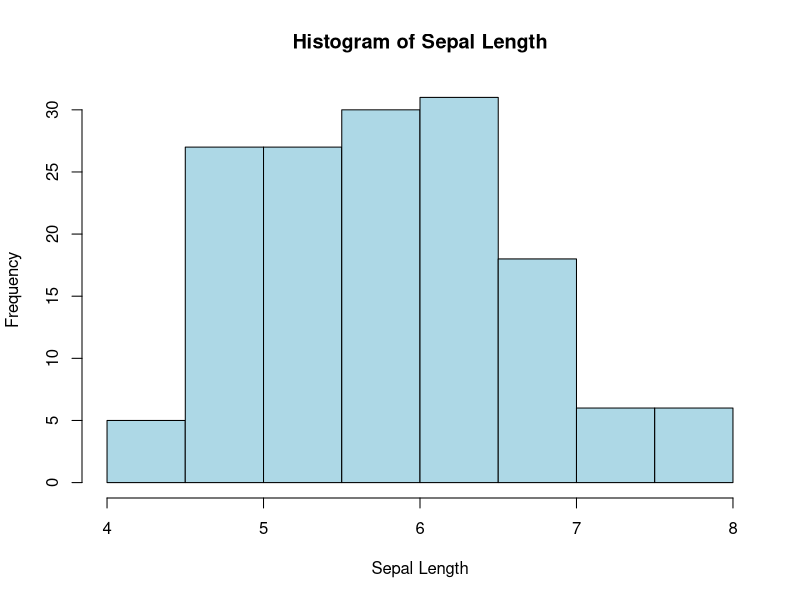
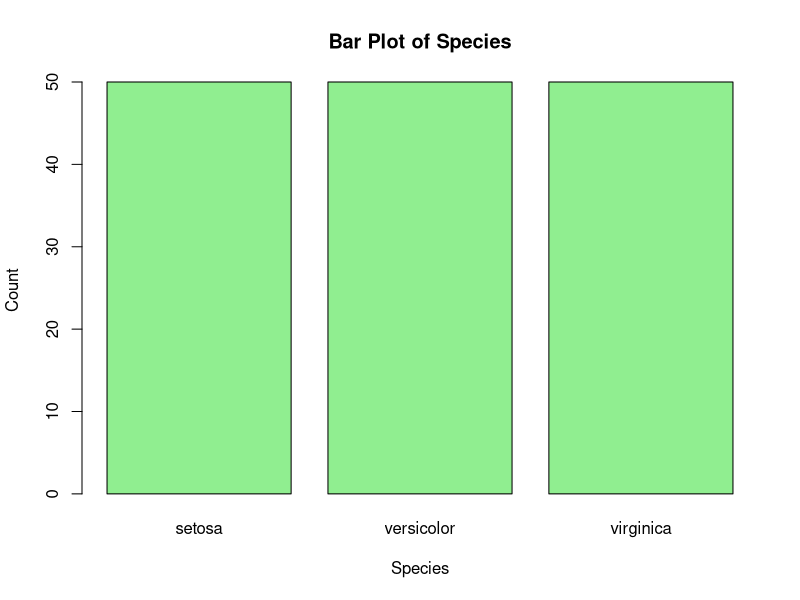
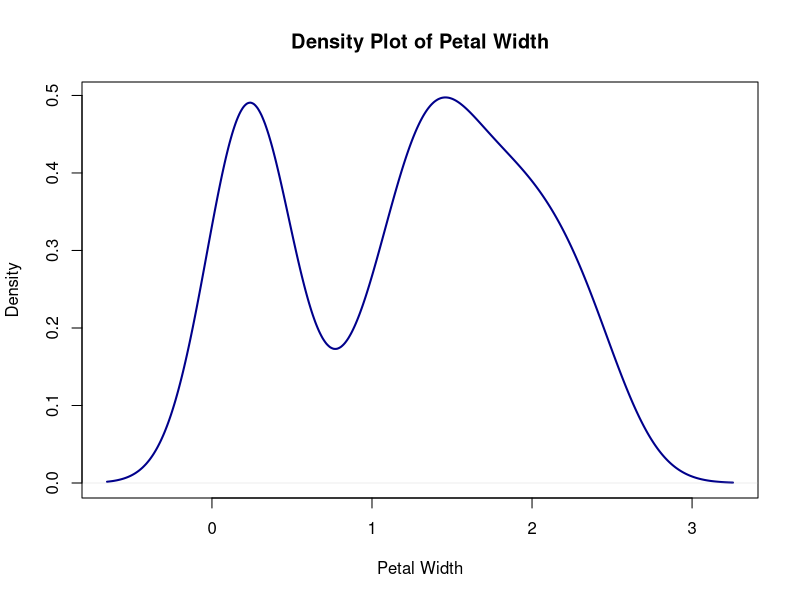
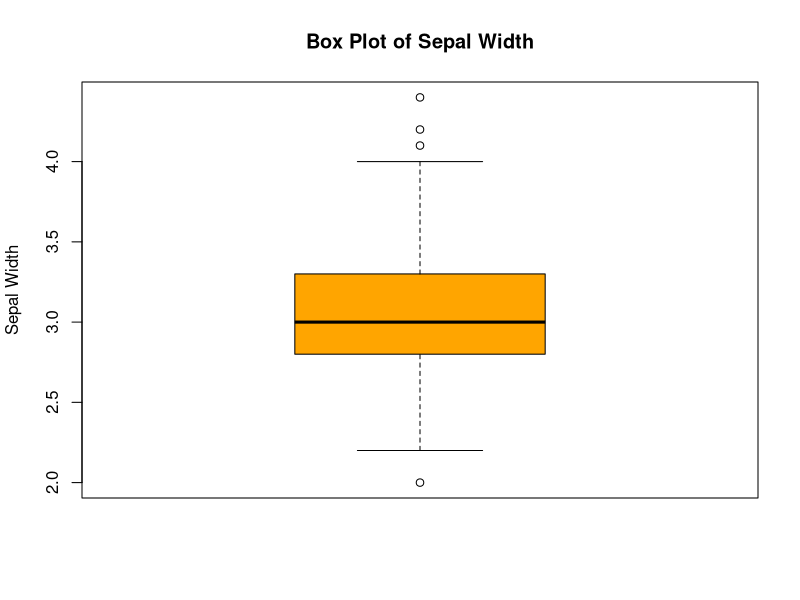
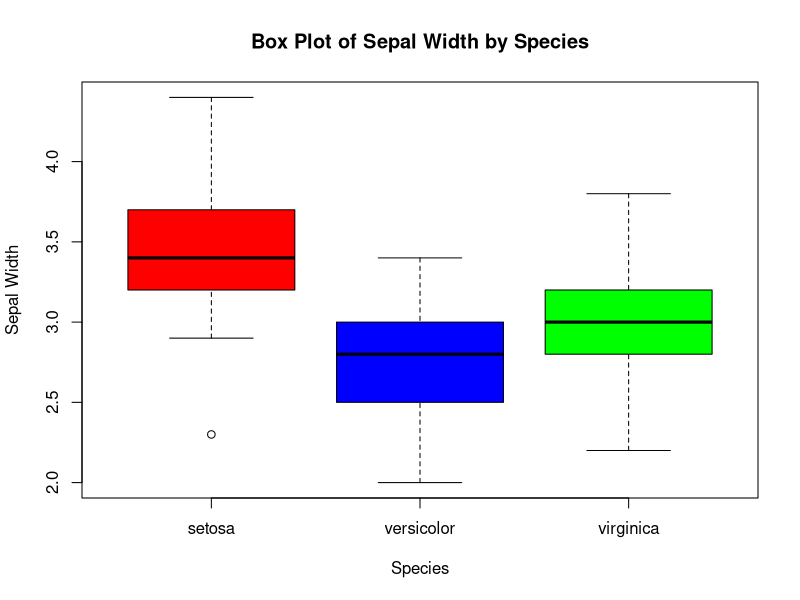
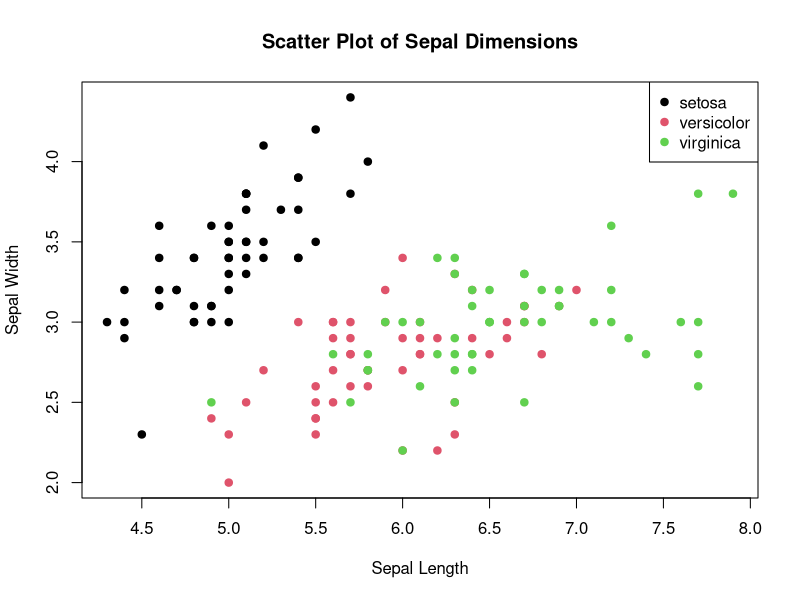
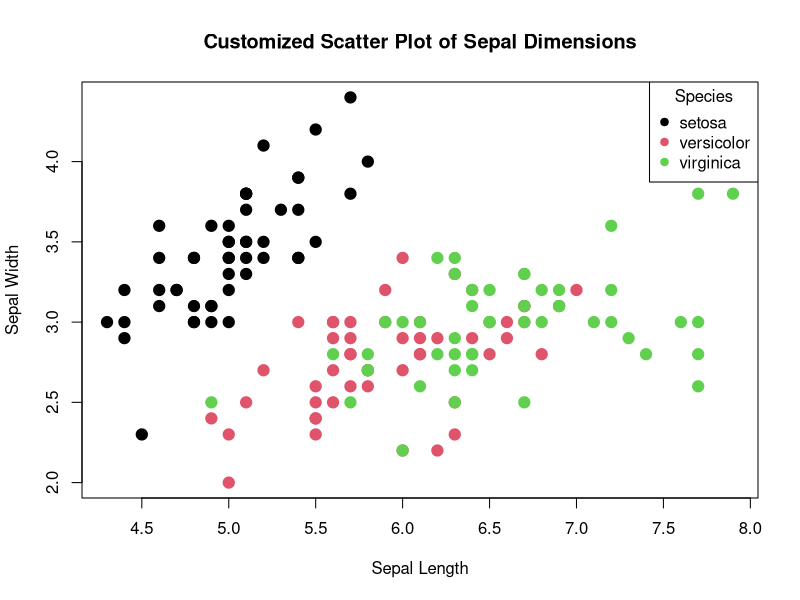

These charts were generated, in order, by the following R code:
## ---- chunk 1
# Load the iris dataset
data(iris)

# Display the first few rows
head(iris)

# Check the structure of the dataset
str(iris)

# Summary statistics
summary(iris)

# Number of rows and columns
cat("Number of rows:", nrow(iris), "\n")
cat("Number of columns:", ncol(iris), "\n")

# Check for missing values
cat("Missing values:", sum(is.na(iris)), "\n")

# Column data types
sapply(iris, class)
## ---- chunk 2
# Histogram for a numeric variable (e.g., Sepal.Length)
hist(iris$Sepal.Length, main = "Histogram of Sepal Length", xlab = "Sepal Length", col = "lightblue")

# Bar plot for a categorical variable (e.g., Species)
species_counts <- table(iris$Species)
barplot(species_counts, main = "Bar Plot of Species", col = "lightgreen", xlab = "Species", ylab = "Count")

# Most frequent category
cat("Most frequent species:", names(which.max(species_counts)), "\n")

# Density plot for the same numeric variable (e.g., Sepal.Length)
plot(density(iris$Petal.Width), main = "Density Plot of Petal Width", 
    xlab = "Petal Width", col = "darkblue", lwd = 2)

# Add a rug plot for individual data points
rug(iris$Sepal.Length, col = "red")
## ---- chunk 3
# Box plot for a numeric variable (e.g., Sepal.Width)
boxplot(iris$Sepal.Width, main = "Box Plot of Sepal Width", ylab = "Sepal Width", col = "orange")

# Add observations about median, quartiles, and outliers
cat("Median:", median(iris$Sepal.Width), "\n")
cat("1st Quartile:", quantile(iris$Sepal.Width, 0.25), "\n")
cat("3rd Quartile:", quantile(iris$Sepal.Width, 0.75), "\n")
cat("Potential Outliers:", boxplot.stats(iris$Sepal.Width)$out, "\n")

# Box plot grouped by a categorical variable (e.g., Species)
boxplot(Sepal.Width ~ Species, data = iris, main = "Box Plot of Sepal Width by Species", 
        xlab = "Species", ylab = "Sepal Width", col = c("red", "blue", "green"))

# Add observations about median, quartiles, and outliers
# Calculate and display statistics for each species
by(iris$Sepal.Width, iris$Species, function(x) {
    cat("Species:", unique(iris$Species[iris$Sepal.Width %in% x]), "\n")
    cat("  Median:", median(x), "\n")
    cat("  1st Quartile:", quantile(x, 0.25), "\n")
    cat("  3rd Quartile:", quantile(x, 0.75), "\n")
    cat("  Potential Outliers:", boxplot.stats(x)$out, "\n\n")
})

## ---- chunk 4
# Scatter plot for two numeric variables (e.g., Sepal.Length and Sepal.Width)
plot(iris$Sepal.Length, iris$Sepal.Width, main = "Scatter Plot of Sepal Dimensions", 
     xlab = "Sepal Length", ylab = "Sepal Width", col = iris$Species, pch = 19)



# Add a legend
legend("topright", legend = levels(iris$Species), col = 1:3, pch = 19)
## ---- chunk 5
# Grouped statistics (e.g., mean Sepal.Length by Species)
aggregate(Sepal.Length ~ Species, data = iris, FUN = mean)

# Customized scatter plot
plot(iris$Sepal.Length, iris$Sepal.Width, main = "Customized Scatter Plot of Sepal Dimensions", 
     xlab = "Sepal Length", ylab = "Sepal Width", col = iris$Species, pch = 19, cex = 1.5)
legend("topright", legend = levels(iris$Species), col = 1:3, pch = 19, title = "Species")
